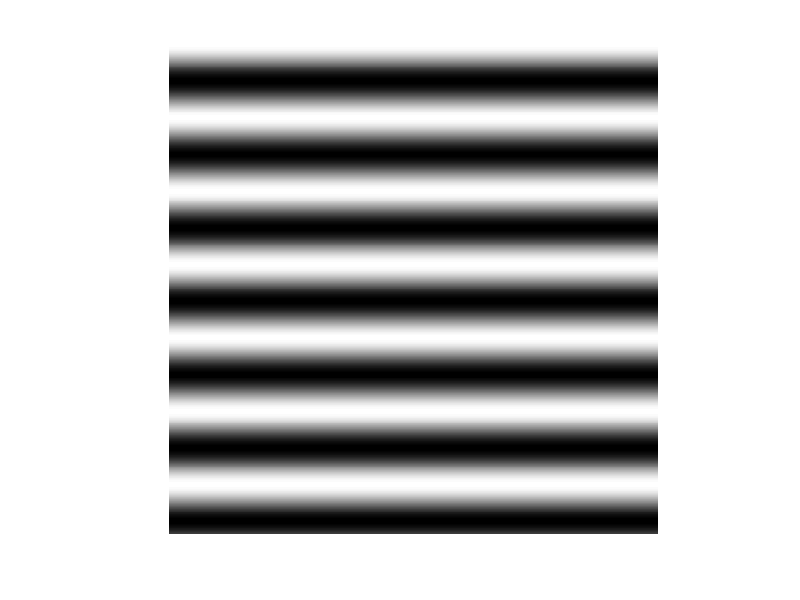

Write MATLAB code to recreate this figure.
% Gen Grating: wide
clear all
close all
[x,y]=meshgrid(1:500,1:500);
ang=0;
p=100;
phase=pi/2;
c=1;
gra=(sin((sind(ang)*x+cosd(ang)*y)*2*pi/p+phase)*c+1)/2;
imshow(gra)
imwrite(gra,'wideGrating_100.bmp');
close all
% Gen Grating: slight
clear all
close all
[x,y]=meshgrid(1:500,1:500);
ang=0;
p=75;
phase=pi/2;
c=1;
gra=(sin((sind(ang)*x+cosd(ang)*y)*2*pi/p+phase)*c+1)/2;
imshow(gra)
imwrite(gra,'slightGrating_75.bmp');
close all